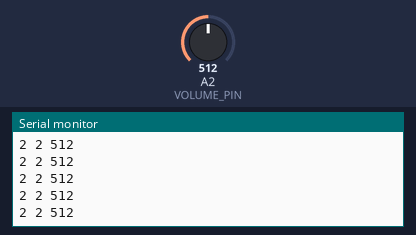
Recording of a sketch running on a simulated Arduino Leonardo, built with avr-gcc and run on an emulated ATmega32U4. Parts: the last lines printed to the serial monitor. Inputs (shaded band) come from the test bench; at power-on: A2 (VOLUME_PIN) = 512. USB keyboard and mouse output is not drawn.

Above: at 3.2 s.
3.3 s: A2 (VOLUME_PIN) set to 463
At 3.67 s:
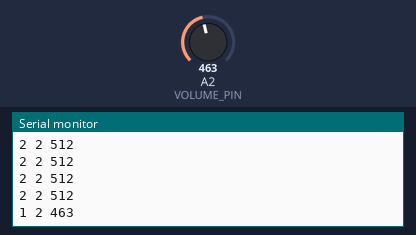
4.8 s: A2 (VOLUME_PIN) set to 483
At 5.12 s:
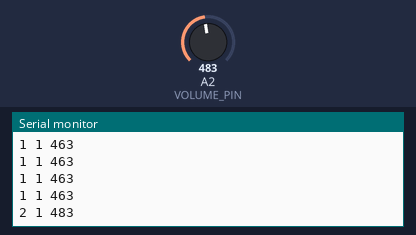
Timing chart, 0 to 7.8 s (numbered marks = the images above; inputs shaded):
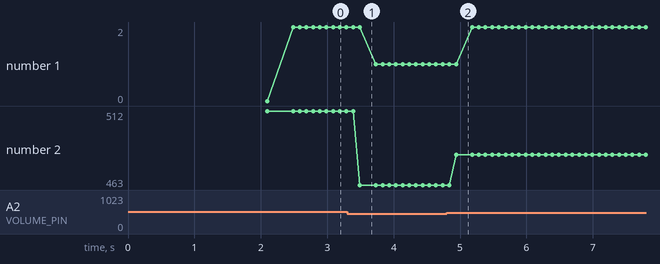

The sketch:

YoutubeSpeedMachine.ino
```cpp
#include "Keyboard.h"

#define VOLUME_PIN A2
void setup()
{
  Keyboard.begin();
  pinMode(VOLUME_PIN, INPUT);
  Serial.begin(9600);
  delay(2000);
}

int currentSpeed = 0;
int targetSpeed = 0;
void loop()
{
  // input A2 serial
  int volumeValue = analogRead(VOLUME_PIN);
  delay(100);

  // volumeValueの閾値は変更の必要あり
  if (volumeValue <= 364)
  {
    targetSpeed = 0;
  }
  else if (volumeValue <= 473)
  {
    targetSpeed = 1;
  }
  else if (volumeValue <= 583)
  {
    targetSpeed = 2;
  }
  else if (volumeValue <= 695)
  {
    targetSpeed = 3;
  }
  else
  {
    targetSpeed = 4;
  }
  Serial.print(targetSpeed);
  Serial.print(" ");
  Serial.print(currentSpeed);
  Serial.print(" ");
  Serial.println(volumeValue);

  // targetSpeedがcurrentSpeedより大きいとき
  if (targetSpeed > currentSpeed)
  {
    // targetSpeedとcurrentSpeedの差分だけspeedUpKeyboardを実行する
    for (int i = 0; i < targetSpeed - currentSpeed; i++)
    {
      speedUpKeyboard();
    }
  }
  // targetSpeedがcurrentSpeedより小さいとき
  else if (targetSpeed < currentSpeed)
  {
    // targetSpeedとcurrentSpeedの差分だけspeedDownKeyboardを実行する
    for (int i = 0; i < currentSpeed - targetSpeed; i++)
    {
      speedDownKeyboard();
    }
  }
  // currentSpeedをtargetSpeedに更新する
  currentSpeed = targetSpeed;
}

void speedUpKeyboard()
{
  Keyboard.press(KEY_LEFT_SHIFT);
  delay(10);
  Keyboard.write('.');
  delay(80);
  Keyboard.releaseAll();
  delay(50);
}

void speedDownKeyboard()
{
  Keyboard.press(KEY_LEFT_SHIFT);
  delay(10);
  Keyboard.press(',');
  delay(80);
  Keyboard.releaseAll();
  delay(50);
}
```

Measured:
- after the input at 3.3 s, the serial monitor: prints a new line after 0.19 s (image 1)
- after the input at 4.8 s, the serial monitor: prints a new line after 0.14 s (image 2)
- plotted number 1: 2 → 1 after the input at 3.3 s
- plotted number 2: 512 → 463 after the input at 3.3 s, 463 → 483 after the input at 4.8 s
